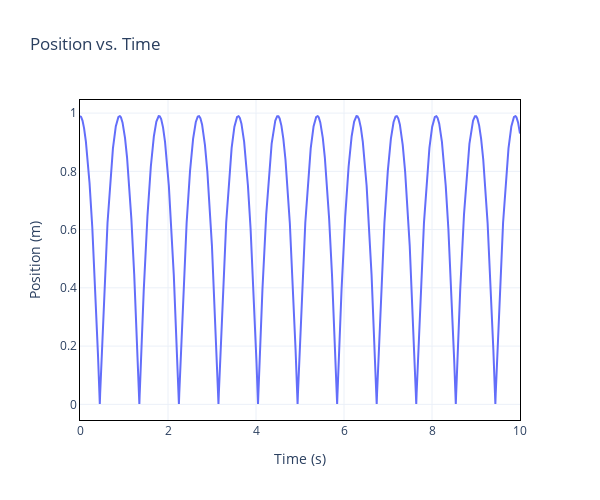
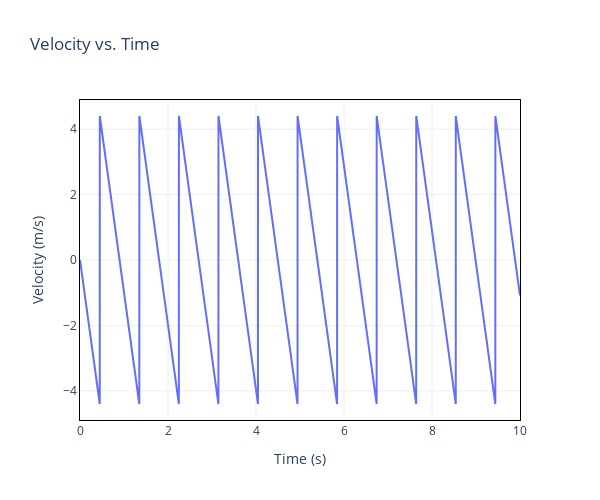
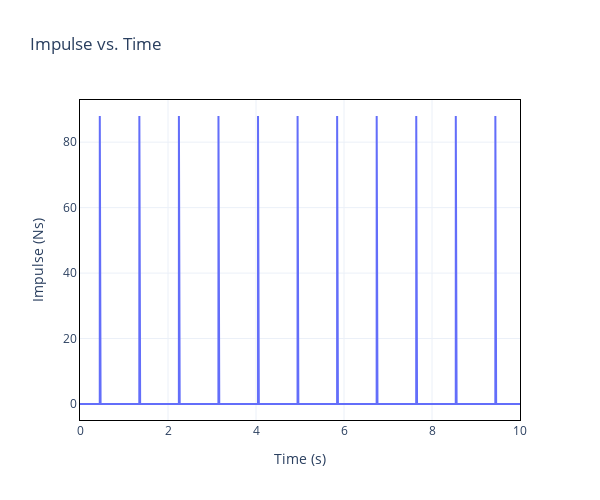

Notebook cell for these charts, in order:
### Code cell
# plot position, velocity, and impulse with plotly

fig = go.Figure()
fig.add_trace(go.Scatter(x=np.arange(0, n_steps+1)*dt, y=position, mode='lines', name='position'))
fig.update_layout(title='Position vs. Time', xaxis_title='Time (s)', yaxis_title='Position (m)')
fig.update_layout(xaxis=dict(showgrid=True, showline=True, linewidth=1, linecolor='black', mirror=True, zeroline=False), # scaleratio=1),
                  yaxis=dict(showgrid=True, showline=True, linewidth=1, linecolor='black', mirror=True, zeroline=False), # scaleratio=1),
                  template='plotly_white',
                  showlegend=False,
                  width=600, height=500,)
fig.show()

fig = go.Figure()
fig.add_trace(go.Scatter(x=np.arange(0, n_steps+1)*dt, y=velocity, mode='lines', name='velocity'))
fig.update_layout(title='Velocity vs. Time', xaxis_title='Time (s)', yaxis_title='Velocity (m/s)')
fig.update_layout(xaxis=dict(showgrid=True, showline=True, linewidth=1, linecolor='black', mirror=True, zeroline=False), # scaleratio=1),
                  yaxis=dict(showgrid=True, showline=True, linewidth=1, linecolor='black', mirror=True, zeroline=False), # scaleratio=1),
                  template='plotly_white',
                  showlegend=False,
                  width=600, height=500,)
fig.show()

fig = go.Figure()
fig.add_trace(go.Scatter(x=np.arange(0, n_steps+1)*dt, y=impulse, mode='lines', name='impulse'))
fig.update_layout(title='Impulse vs. Time', xaxis_title='Time (s)', yaxis_title='Impulse (Ns)')
fig.update_layout(xaxis=dict(showgrid=True, showline=True, linewidth=1, linecolor='black', mirror=True, zeroline=False), # scaleratio=1),
                  yaxis=dict(showgrid=True, showline=True, linewidth=1, linecolor='black', mirror=True, zeroline=False), # scaleratio=1),
                  template='plotly_white',
                  showlegend=False,
                  width=600, height=500,)
fig.show()

### Figure 1 — Plotly figure (JSON) as saved in the notebook; plotly's stock layout.template omitted (floating-point values rounded to 4 significant figures; data arrays with more than 128 entries replaced by an {"elided": "..."} marker saying what was removed)
{"data": [{"mode": "lines", "name": "position", "type": "scatter", "x": {"elided": "10001 float values"}, "y": {"elided": "10001 float values"}}], "layout": {"height": 500, "showlegend": false, "title": {"text": "Position vs. Time"}, "width": 600, "xaxis": {"linecolor": "black", "linewidth": 1, "mirror": true, "showgrid": true, "showline": true, "title": {"text": "Time (s)"}, "zeroline": false}, "yaxis": {"linecolor": "black", "linewidth": 1, "mirror": true, "showgrid": true, "showline": true, "title": {"text": "Position (m)"}, "zeroline": false}}}

### Figure 2 — Plotly figure (JSON) as saved in the notebook; plotly's stock layout.template omitted (floating-point values rounded to 4 significant figures; data arrays with more than 128 entries replaced by an {"elided": "..."} marker saying what was removed)
{"data": [{"mode": "lines", "name": "velocity", "type": "scatter", "x": {"elided": "10001 float values"}, "y": {"elided": "10001 float values"}}], "layout": {"height": 500, "showlegend": false, "title": {"text": "Velocity vs. Time"}, "width": 600, "xaxis": {"linecolor": "black", "linewidth": 1, "mirror": true, "showgrid": true, "showline": true, "title": {"text": "Time (s)"}, "zeroline": false}, "yaxis": {"linecolor": "black", "linewidth": 1, "mirror": true, "showgrid": true, "showline": true, "title": {"text": "Velocity (m/s)"}, "zeroline": false}}}

### Figure 3 — Plotly figure (JSON) as saved in the notebook; plotly's stock layout.template omitted (floating-point values rounded to 4 significant figures; data arrays with more than 128 entries replaced by an {"elided": "..."} marker saying what was removed)
{"data": [{"mode": "lines", "name": "impulse", "type": "scatter", "x": {"elided": "10001 float values"}, "y": {"elided": "10001 float values"}}], "layout": {"height": 500, "showlegend": false, "title": {"text": "Impulse vs. Time"}, "width": 600, "xaxis": {"linecolor": "black", "linewidth": 1, "mirror": true, "showgrid": true, "showline": true, "title": {"text": "Time (s)"}, "zeroline": false}, "yaxis": {"linecolor": "black", "linewidth": 1, "mirror": true, "showgrid": true, "showline": true, "title": {"text": "Impulse (Ns)"}, "zeroline": false}}}
